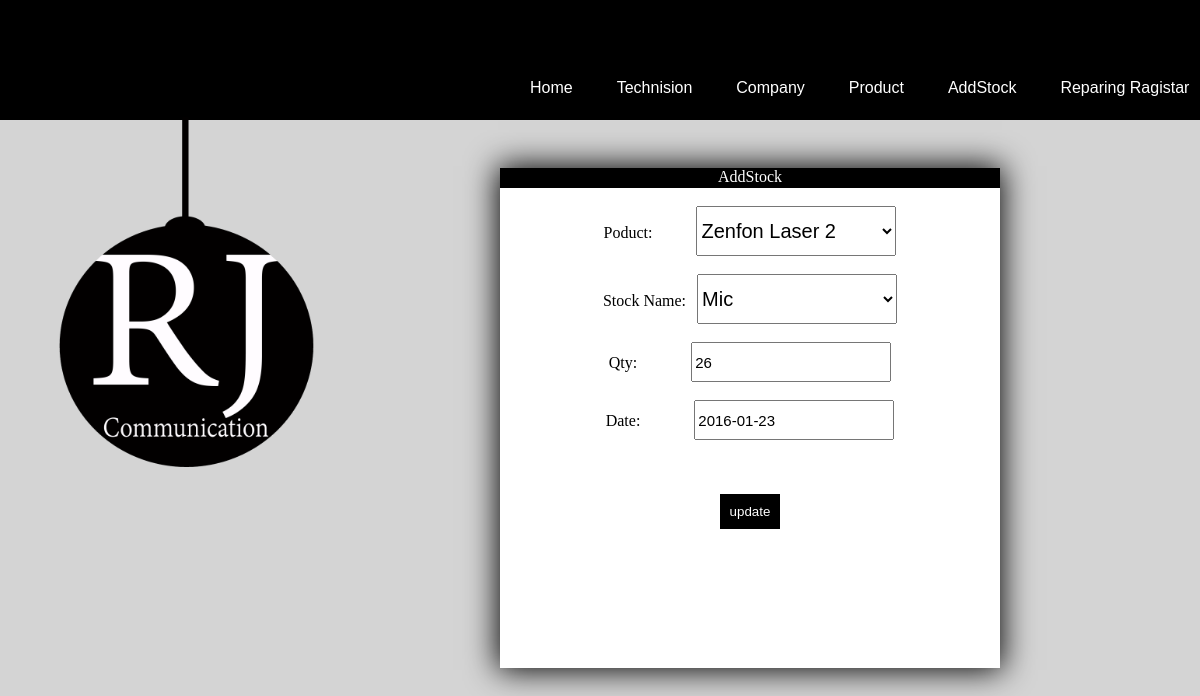
Screenshot of /addstock.php?stockid=22&res=update (signed in) with the database file from the repository.
### tables this page shows
CREATE TABLE `stock` (
  `stockid` int(20) NOT NULL,
  `proid` int(20) NOT NULL,
  `stocknm` varchar(50) NOT NULL,
  `qty` int(50) NOT NULL,
  `date` varchar(50) NOT NULL
);

CREATE TABLE `product` (
  `proid` int(20) NOT NULL,
  `comid` int(20) NOT NULL,
  `proname` varchar(50) NOT NULL
);

### addstock.php (the view, shortened to what this page needs)
<html>
<head>
	<link rel="stylesheet" href="css/allpage.css">
	<link rel="stylesheet" href="css/technision.css">
</head>
<body>
<div id="main">
	<div id="header">
			<form method="post" action="logout.php">
			</form>
		<div id="menu" style="margin:20px 0px 0px 500px;">
			<a href="home.php"><li id="home" class="menu" >Home</li></a>
			<a href="technision.php"><li id="tech" class="menu">Technision</li></a>
			<a href="company.php"><li id="com" class="menu">Company</li></a>
			<a href="product.php"><li id="product" class="menu">Product</li></a>
			<a href="addstock.php"><li id="addstock" class="menu">AddStock</li></a>
				<a href="ragister.php"><li id="repragister" class="menu">Reparing Ragistar</li></a>
		</div>
		<img src="image/logo2.gif" height="350px" width="350px" >
	</div>
	<br>
	<div id="techni" style="margin:150px 0px 0px 500px;overflow:scroll;height:500px;" >
			<div id="techniheader">AddStock</div>
					<?php
					if(@$_GET['res']=="update")
					{
					?>
					<form method="post" action="addstock.php">
					<center>
					<br>
					<label for="proname">Poduct:</label>
					<select id ="proname" name="proname" style="width:200px;height:50px;font-size:20px;margin-left:40px;">
							<?php
							$stockid=$_GET['stockid'];
							$qry1=mysql_query("select * from product");
							$co=mysql_num_rows($qry1);
							$qry2=mysql_query("select * from stock where stockid='$stockid'");
							$t1=mysql_fetch_array($qry2);
							if($co>=1)
							{
								while($t=mysql_fetch_array($qry1))
								{
							?>
							<option name="proname" value="<?php echo $t['proid']; ?>"<?php if($t1['proid']==$t['proid']){ echo "selected";}?>><?php echo $t['proname']; ?></option>
								<?php
								}
								?>
							<?php
							}
							?>
							</select><br><br>
							<label for="stockname">Stock Name:</label>
					<select id ="stockname" name="stockname" style="width:200px;height:50px;font-size:20px;margin-left:7px;">
						<option name="stockname" value="mic" <?php if($t1['stocknm']=="mic"){echo "selected";}?>>Mic</option>
					</select><br><br>
							<label for="Qty">Qty:</label>
							<input type="text" min="1"  value="<?php echo $t1['qty'];?> " id="Qty" name="qty" placeholder="Enter Stock Qty:" style="height:40px;width:200px;margin-left:50px;font-size:15px;" ><br>
							<br>
							<label for="Date">Date:</label>
							<input type="text"  value="<?php echo $t1['date']; ?>" id="Date" name="date" style="height:40px;width:200px;margin-left:50px;font-size:15px;" ><br>
							<br><br>
							<input type="hidden"  value="<?php echo $t1['stockid']; ?>" id="stockid" name="stockid" style="height:40px;width:200px;margin-left:50px;font-size:15px;" ><br>
							<input type="submit" name="submit" style="background:black;padding:10px;color:white;border:none;" value="update">
							<br><br>
					</form>
					<?php
					}
					?>
	</div>
</div>
</body>
</html>

### css/allpage.css (style rules this page uses)
body { margin:0px; padding:0px; background:#D4D4D4; font-family:Times New Roman }
#header { height:100px; width:100%; padding:10px; background:black; position:fixed; }
.menu { color:white; display:inline-block; margin:10px; padding:10px; font-family:Arial; }

### css/technision.css (style rules this page uses)
#techni { box-shadow:0px 0px 30px 2px; width:500px; background:white; position:relative; }
#techniheader { text-align:center; color:white; height:20px; background:black; }

### rows the page displays
stock: proname "Zenfon Laser 2", stockname "Mic", qty "26", date "2016-01-23"
